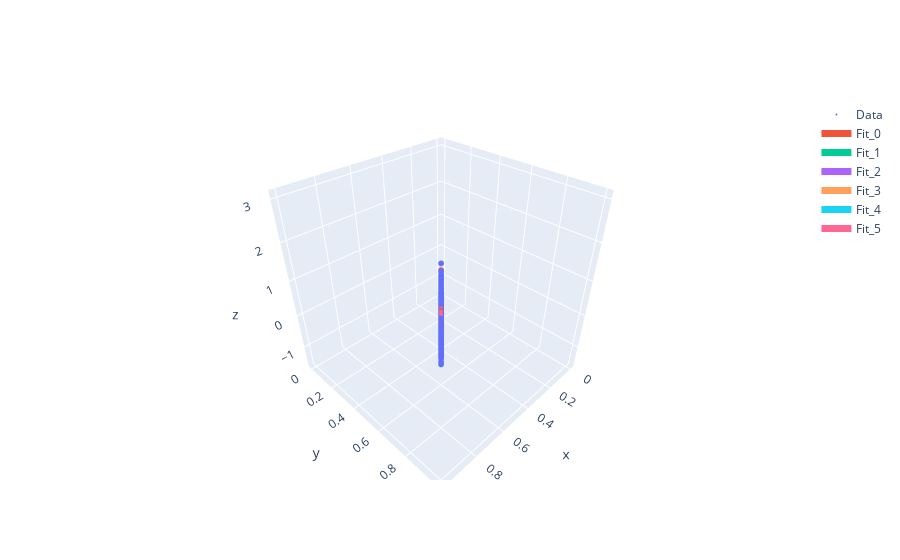

Notebook code for this chart:
### Code cell
# TEST CASE
m = ( ('s(1)', 'inc', 34), ) #, ('s(2)', 'smooth', 10) )
    # ('s(3)', 'conc', 10), ('s(4)', 'conv', 10) )

M = Model(m)

fig = go.Figure()
fig.add_trace(go.Scatter3d(x=X_norm[:,0], y=X_norm[:,0], z=y_norm.ravel(),
                          name="Data", mode="markers", 
                          marker=dict( size=2)))
lam = 10000
for i in range(10):
    if i == 0:

        M.create_basis(X_norm)
        beta_0 = lstsq(a=M.basis_without_penalty, b=y_norm, rcond=None)[0].ravel()
        fig.add_trace(go.Scatter3d(x=X_norm[:,0], y=X_norm[:,0], z=M.basis_without_penalty @ beta_0,
                                  name=f"Fit_{i}", mode="lines", 
                                  line=dict(width=7)))    
        beta = beta_0
    else:
        print("Create basis with penalty and weight")
        M.create_penalty_block_matrix(X_norm, beta_test=beta)

        print("Least squares fit iteration ", i)
        B = M.basis_without_penalty
        D_c = M.complete_penalty_matrix

        BB = B.T @ B
        DVD = lam * D_c.T @ D_c
        By = B.T @ y_norm

        print("Nr of penalty violations before new fit: ", check_constraint(beta, "inc").sum())
        beta_new = (np.linalg.inv(BB + DVD) @ By).ravel()
        print("Nr of penalty violations before after fit: ", check_constraint(beta, "inc").sum())
        print("Shape beta_new :", beta_new.shape)
        #fitting = lstsq(a=self.basis_with_penalty_and_weight, b=y_fit, rcond=None)

        fig.add_trace(go.Scatter3d(x=X_norm[:,0], y=X_norm[:,0], z=M.basis_without_penalty @ beta_new,
                          name=f"Fit_{i}", mode="lines", 
                          line=dict(width=7)))  
        sse_beta = np.sum( (beta - beta_new)**2 )
        print("SSE_beta = ", np.round(sse_beta, 8))
        if sse_beta < 1e-16:
            print("Iteration converged!")
            break
        else:
            print("Iteration continous!")
            beta = beta_new

fig.show()

### Figure 1 — Plotly figure (JSON) as saved in the notebook; plotly's stock layout.template omitted (floating-point values rounded to 4 significant figures; data arrays with more than 128 entries replaced by an {"elided": "..."} marker saying what was removed)
{"data": [{"marker": {"size": 2}, "mode": "markers", "name": "Data", "type": "scatter3d", "x": {"elided": "250 float values"}, "y": {"elided": "250 float values"}, "z": {"elided": "250 float values"}}, {"line": {"width": 7}, "mode": "lines", "name": "Fit_0", "type": "scatter3d", "x": {"elided": "250 float values"}, "y": {"elided": "250 float values"}, "z": {"elided": "250 float values"}}, {"line": {"width": 7}, "mode": "lines", "name": "Fit_1", "type": "scatter3d", "x": {"elided": "250 float values"}, "y": {"elided": "250 float values"}, "z": {"elided": "250 float values"}}, {"line": {"width": 7}, "mode": "lines", "name": "Fit_2", "type": "scatter3d", "x": {"elided": "250 float values"}, "y": {"elided": "250 float values"}, "z": {"elided": "250 float values"}}, {"line": {"width": 7}, "mode": "lines", "name": "Fit_3", "type": "scatter3d", "x": {"elided": "250 float values"}, "y": {"elided": "250 float values"}, "z": {"elided": "250 float values"}}, {"line": {"width": 7}, "mode": "lines", "name": "Fit_4", "type": "scatter3d", "x": {"elided": "250 float values"}, "y": {"elided": "250 float values"}, "z": {"elided": "250 float values"}}, {"line": {"width": 7}, "mode": "lines", "name": "Fit_5", "type": "scatter3d", "x": {"elided": "250 float values"}, "y": {"elided": "250 float values"}, "z": {"elided": "250 float values"}}], "layout": {}}
